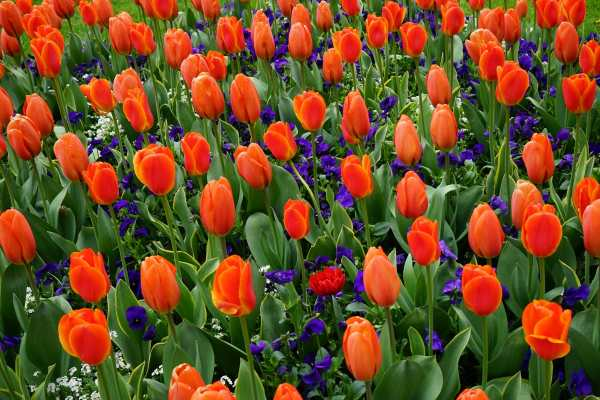
#> input picture flower.jpg, 600 x 400 px
$ python 1_6_object_detection_image.py   (older library calls are emulated)
#> lines starting #> are read from the running program, lines starting #| are printed output that depends on the picture; after the words box and inside, x2 and y2 are one past the last pixel; in counts of white or black regions, pixels touching at a corner belong together
import cv2
import numpy as np

img = cv2.imread('flower.jpg') # 画像読み込み
#> img is the input picture: shape (400, 600, 3); mean B, G, R 38.1, 76.6, 109.7

# HSV色空間に変換
hsv_img = cv2.cvtColor(img, cv2.COLOR_BGR2HSV)
#> hsv_img: shape (400, 600, 3); mean H, S, V 42.4, 184.1, 128.3

# 画像をぼかす（15, 35)はX,Y方向のぼかす大きさ
# hsv_img = cv2.blur(hsv_img,(5,5))
# hsv_img = cv2.GaussianBlur(hsv_img, (9, 9), 3)

h_img = hsv_img[:, :, 0]
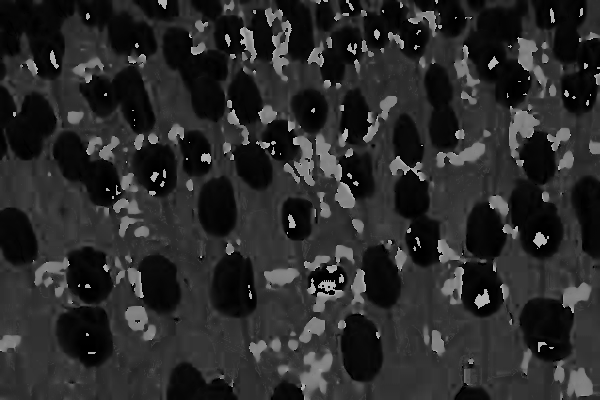
#> h_img: shape (400, 600); min 0, max 179, mean 42.4
s_img = hsv_img[:, :, 1]
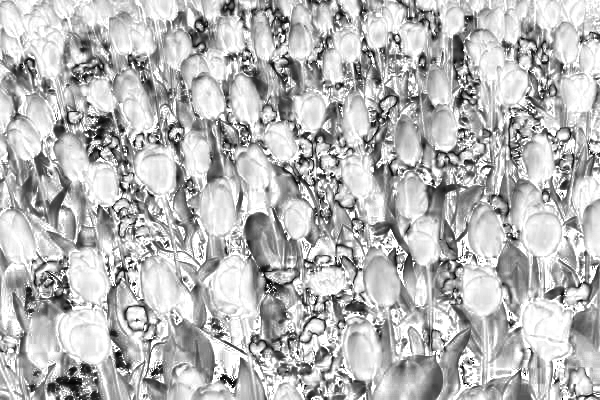
#> s_img: shape (400, 600); min 0, max 255, mean 184.1
v_img = hsv_img[:, :, 2]
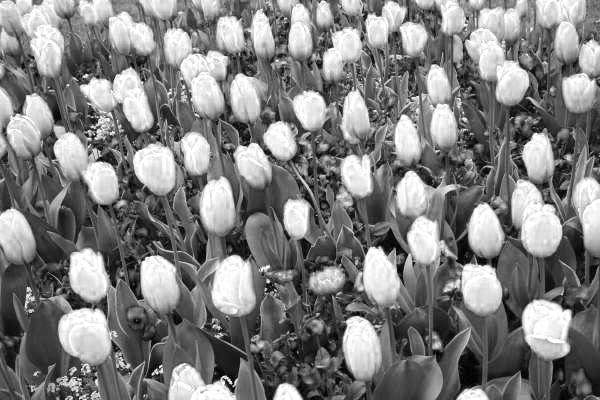
#> v_img: shape (400, 600); min 0, max 255, mean 128.3

lower_th = (0, 100, 100)
higher_th = (10, 255, 255)

img_th = cv2.inRange(hsv_img, lower_th, higher_th)
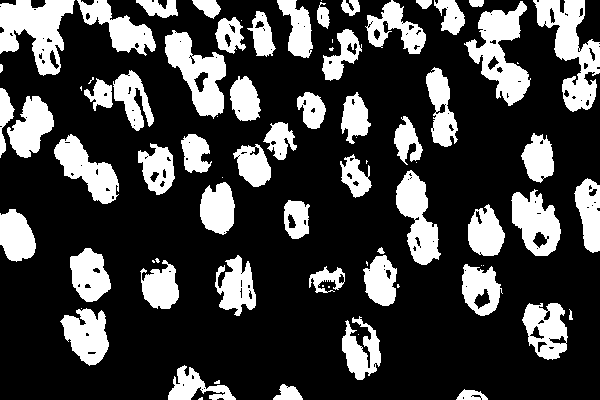
#> img_th: shape (400, 600); 25.9% white; 80 white regions (25 under 20 px), largest, box (x1, y1, x2, y2) and area: (533, 0, 600, 112) 3299, (0, 0, 75, 76) 3242, (464, 1, 531, 106) 3083
# ret, img_th= cv2.threshold(h_img, 60, 255, cv2.THRESH_BINARY)
img_th = cv2.bitwise_not(img_th) # ネガポジ反転（findContours関数は白い部分を検出するため）


# 収縮・膨張処理
kernel = np.ones((3,3), np.uint8)
mask = cv2.dilate(img_th, kernel, iterations = 1) #縮小処理（ノイズ除去）
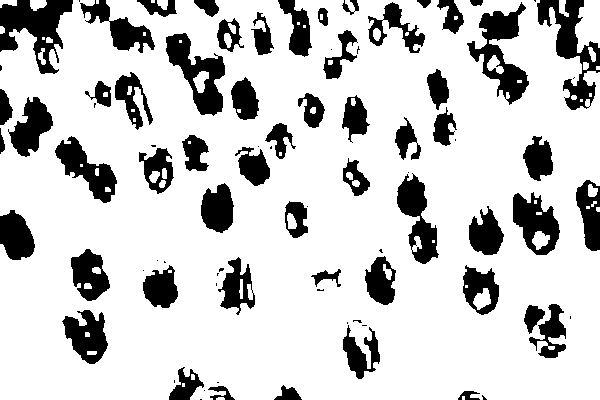
#> mask: shape (400, 600); 80.1% white; 86 black regions (30 under 20 px)
# mask = cv2.dilate(mask,  kernel, iterations = 1) # 拡大処理（凹んだ部分を埋める）

result = np.copy(img)

contours, hierarchy = cv2.findContours(mask,cv2.RETR_TREE,cv2.CHAIN_APPROX_SIMPLE)
#> contours = 152 contours, 74 with area under 20; largest, box (x1, y1, x2, y2) and area: (0, 0, 600, 400) 224653, (466, 1, 530, 106) 2810, (165, 32, 226, 117) 2520, (512, 191, 561, 256) 2012, (396, 173, 440, 265) 1960
# labels, contours, hierarchy = cv2.findContours(mask, cv2.RETR_LIST, cv2.CHAIN_APPROX_NONE)

print("-------------------   Counters  -----------------------")
for c in contours:
    if cv2.contourArea(c) < 300: continue # オブジェクトが小さいときは無視する
    print(c)
    x, y, w, h = cv2.boundingRect(c)
    cv2.rectangle(result, (x, y), (x + w, y + h), (255, 255, 0), 2)
#> this loop made 152 passes
#> c on passes 2, 3, 6: [[462, 396], [462, 399], [464, 399], [464, 396]], [[182, 383], [182, 386], [184, 386], [184, 383]], [[586, 206], [586, 208], [589, 208], [589, 206]]
#> (printed output is left out)
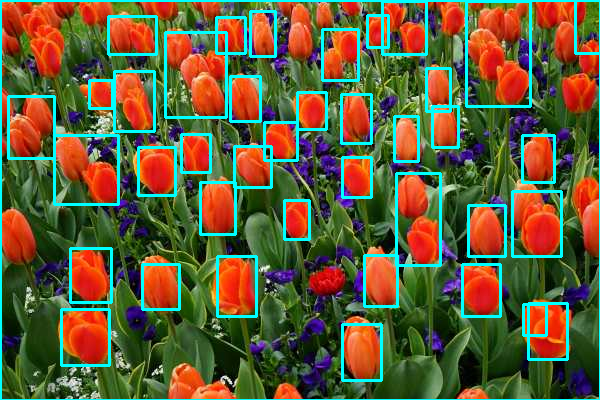
#> result: shape (400, 600, 3); 9.36% of pixels changed, all inside (x1, y1, x2, y2) = (0, 0, 600, 400)
print("-------------------   Counters  -----------------------")


cv2.imshow("before", img)
cv2.imshow("result", result)
cv2.imshow("threshould", img_th)
cv2.imshow("mask", mask)

cv2.waitKey(0)
